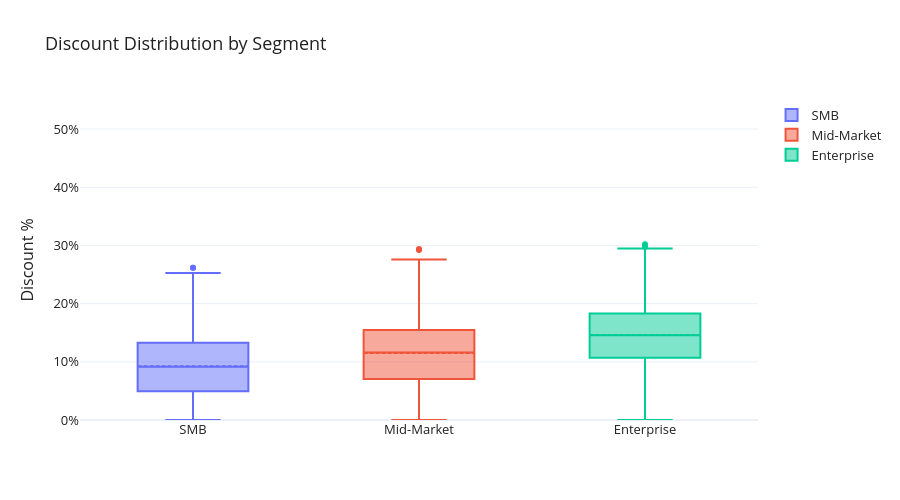

Notebook code cell kept with this figure:
### Markdown cell above
## Discount Distribution by Segment

### Code cell
segments = ['SMB', 'Mid-Market', 'Enterprise']
colors = ['#636EFA', '#EF553B', '#00CC96']

fig = go.Figure()

for seg, color in zip(segments, colors):
    d = merged[merged['segment'] == seg]['discount_pct']
    fig.add_trace(go.Box(
        y=d,
        name=seg,
        marker_color=color,
        boxmean=True
    ))

fig.update_layout(
    title='Discount Distribution by Segment',
    yaxis_title='Discount %',
    yaxis=dict(tickformat='.0%', range=[0, 0.55]),
    height=500,
    font=dict(size=13, color='#212121'),
    template='plotly_white'
)

fig.show()
fig.write_image('../outputs/01_discount_by_segment.png')

### Figure 1 — Plotly figure (JSON) as saved in the notebook; plotly's stock layout.template omitted (floating-point values rounded to 4 significant figures; data arrays with more than 128 entries replaced by an {"elided": "..."} marker saying what was removed)
{"data": [{"boxmean": true, "marker": {"color": "#636EFA"}, "name": "SMB", "type": "box", "y": {"elided": "851 float values"}}, {"boxmean": true, "marker": {"color": "#EF553B"}, "name": "Mid-Market", "type": "box", "y": {"elided": "751 float values"}}, {"boxmean": true, "marker": {"color": "#00CC96"}, "name": "Enterprise", "type": "box", "y": {"elided": "398 float values"}}], "layout": {"font": {"color": "#212121", "size": 13}, "height": 500, "title": {"text": "Discount Distribution by Segment"}, "yaxis": {"range": [0, 0.55], "tickformat": ".0%", "title": {"text": "Discount %"}}}}
